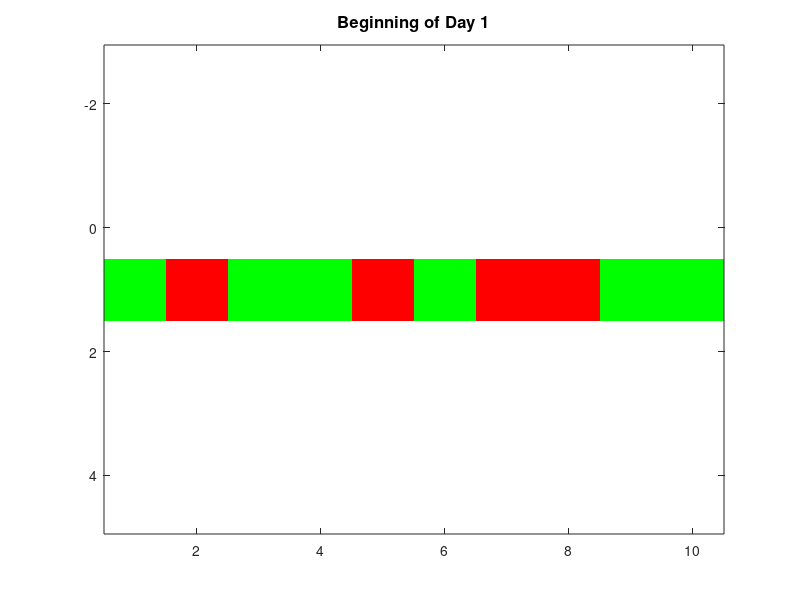
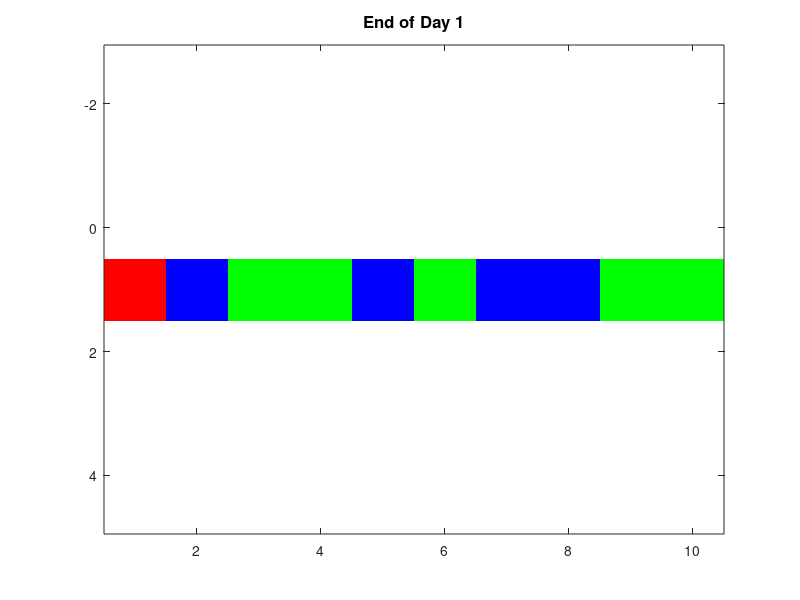
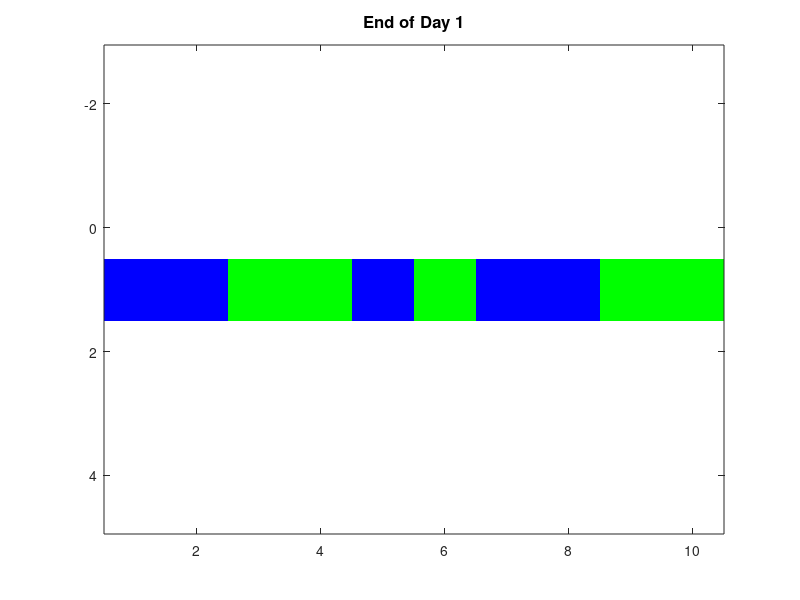

Write the MATLAB code that produced these figures, in order. (Note: this script raises an error after producing the figures.)
% Coleman Lyski
%
% November 8, 2016
%
% Lab 10: Spreading a Virus
%% Part A
clear;home;close all;commandwindow
popColorMap=[0 1 0;1 0 0;0 0 1];
P = [0  1  0  0  1  0  1  1  0  0];
figure(1)
imagesc(P);
title('\bfBeginning of Day 1','FontSize',12)
colormap(popColorMap);
axis equal
axis tight
caxis([0 2])
pause(1);
n=length(P);
New_P=zeros(1,n);
NeighborsSick=zeros(1,n);
sick=find(P==1);
day=1;
while ~isempty(sick)
    for k=1:n
        if k==1
            if P(day,k)==0
                NeighborsSick(day,k)=(P(day,k+1)==1);
            end
        elseif k==n
            if P(day,k)==0
                NeighborsSick(day,k)=(P(day,k-1)==1);
            end
        else
            if P(day,k)==0
                NeighborsSick(day,k)=(P(day,k-1)==1)+(P(day,k+1)==1);
            end
        end
        if P(day,k)==0 && NeighborsSick(day,k)>0
            ChanceSick = 0.25*NeighborsSick(day,k);
            if rand(1) < ChanceSick
                New_P(k) = 1;
            end
        elseif P(day,k)==0 && NeighborsSick(day,k)==0
            New_P(k)=0;
        else
            New_P(k)=2;
        end
    end
    day=day+1;
    P(day,:)=New_P;
    sick=find(P(day,:)==1);
    figure(day)
    imagesc(P(day,:));
    title('\bfEnd of Day 1','FontSize',12)
    colormap(popColorMap);
    axis equal
    axis tight
    caxis([0 2])
    pause(1);
end
%% Part B
clear;clc;home;close all;commandwindow
P = PopulationMatrix;
popColorMap=[0 1 0;1 0 0;0 0 1];
figure(1)
imagesc(P);
title('\bfBeginning of Day 1','FontSize',12)
colormap(popColorMap);
axis equal
axis tight
caxis([0 2])
pause(1);
size = size(P);
New_P = zeros(size(1),size(2));
NeighborsSick=zeros(size(1),size(2));
sick = find(P==1);
day = 0;
while ~isempty(sick)
    day=day+1;
    for r=1:size(1)
        for c=1:size(2)
            if c==1
                if r==1
                    if P(r,c)==0
                        NeighborsSick(r,c) = P(r+1,c)==1 + P(r,c+1)==1;
                    end
                elseif r==size(1)
                    if P(r,c)==0
                        NeighborsSick(r,c) = P(r-1,c)==1 + P(r,c+1)==1;
                    end
                else
                    if P(r,c)==0
                        NeighborsSick(r,c) = P(r+1,c)==1 + P(r-1,c)==1 + P(r,c+1)==1;
                    end
                end
            elseif c==size(2)
                if r==1
                    if P(r,c)==0
                        NeighborsSick(r,c) = P(r,c-1)==1 + P(r+1,c)==1;
                    end
                elseif r==size(1)
                    if P(r,c)==0
                        NeighborsSick(r,c) = P(r-1,c)==1 + P(r,c-1)==1;
                    end
                else
                    if P(r,c)==0
                        NeighborsSick(r,c) = P(r+1,c)==1 + P(r-1,c)==1 + P(r,c-1)==1;
                    end
                end
            elseif r==1
                if c==1
                    if P(r,c)==0
                        NeighborsSick(r,c) = P(r+1,c)==1 + P(r,c+1)==1;
                    end
                elseif c==size(2)
                    if P(r,c)==0
                        NeighborsSick(r,c) = P(r+1,c)==1 + P(r,c-1)==1;
                    end
                else
                    if P(r,c)==0
                        NeighborsSick(r,c) = P(r,c-1)==1 + P(r,c+1)==1 + P(r+1,c)==1;
                    end
                end
            elseif r==size(1)
                if c==1
                    if P(r,c)==0
                        NeighborsSick(r,c) = P(r-1,c)==1 + P(r,c+1)==1;
                    end
                elseif c==size(2)
                    if P(r,c)==0
                        NeighborsSick(r,c) = P(r-1,c)==1 + P(r,c-1)==1;
                    end
                else
                    if P(r,c)==0
                        NeighborsSick(r,c) = P(r-1,c)==1 + P(r,c-1)==1 + P(r,c+1)==1;
                    end
                end
            else
                if P(r,c)==0
                    NeighborsSick(r,c) = P(r+1,c)==1 + P(r-1,c)==1 + P(r,c+1)==1 + P(r,c-1)==1;
                end
            end
            if P(r,c)==0 && NeighborsSick(r,c)>0
                ChanceSick = .25*NeighborsSick(r,c);
                if rand(1) < ChanceSick
                    New_P(r,c) = 1;
                end
            elseif P(r,c)==0 && NeighborsSick(r,c)==0
                New_P(r,c)=0;
            else
                New_P(r,c)=2;
            end
        end
    end
popColorMap=[0 1 0;1 0 0;0 0 1];
figure(day+1)
imagesc(New_P);
title(['\bfEnd of Day ' num2str(day)],'FontSize',12)
colormap(popColorMap);
axis equal
axis tight
caxis([0 2])
pause(1);


P=New_P;
sick = find(P==1);
end

immuneL=find(P==2);
immune=length(immuneL);
fprintf('\n\nDays until the virus stops spreading: %i',day)
fprintf('\nNumber of immune people after virus stops spreading: %i',immune)























